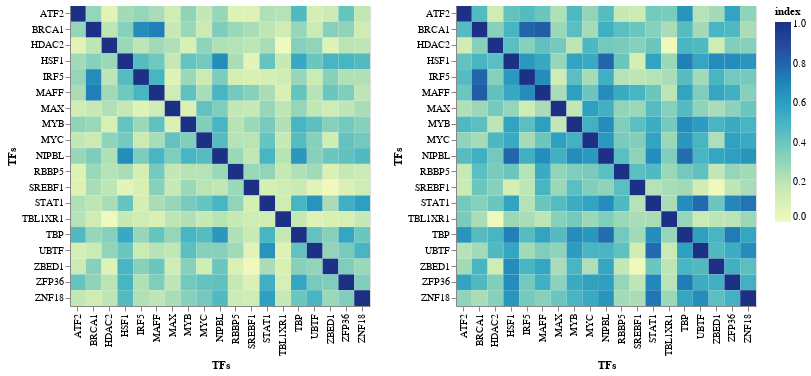

Notebook code for this chart:
### Code cell
alt.hconcat(
    alt.Chart(hm_simava.query('variable == @remap2022_TSStfs & index == @remap2022_TSStfs')).mark_rect().encode(
    alt.X('variable', title='TFs'),
    alt.Y('index', title="TFs"),
    alt.Color('value', title='index'),
    alt.Tooltip(['index', 'variable','value'])
).properties(height=300, width=300),
    alt.Chart(hm_diceava.query('variable == @remap2022_TSStfs & index == @remap2022_TSStfs')).mark_rect().encode(
    alt.X('variable', title='TFs'),
    alt.Y('index', title="TFs"),
    alt.Color('value', title='index'),
    alt.Tooltip(['index', 'variable','value'])
).properties(height=300, width=300)
)

### Figure 1 — Vega-Lite specification as saved in the notebook (floating-point values rounded to 4 significant figures; data arrays with more than 128 entries replaced by an {"elided": "..."} marker saying what was removed)
{"config": {"view": {"continuousWidth": 400, "continuousHeight": 300}}, "hconcat": [{"data": {"name": "data-a5720f55abeae720edea4b993c305d3d"}, "mark": "rect", "encoding": {"color": {"type": "quantitative", "field": "value", "title": "index"}, "tooltip": [{"type": "nominal", "field": "index"}, {"type": "nominal", "field": "variable"}, {"type": "quantitative", "field": "value"}], "x": {"type": "nominal", "field": "variable", "title": "TFs"}, "y": {"type": "nominal", "field": "index", "title": "TFs"}}, "height": 300, "width": 300}, {"data": {"name": "data-6412bf9f368dcdb3de09ec60327b16d9"}, "mark": "rect", "encoding": {"color": {"type": "quantitative", "field": "value", "title": "index"}, "tooltip": [{"type": "nominal", "field": "index"}, {"type": "nominal", "field": "variable"}, {"type": "quantitative", "field": "value"}], "x": {"type": "nominal", "field": "variable", "title": "TFs"}, "y": {"type": "nominal", "field": "index", "title": "TFs"}}, "height": 300, "width": 300}], "$schema": "https://vega.github.io/schema/vega-lite/v4.8.1.json", "datasets": {"data-a5720f55abeae720edea4b993c305d3d": {"elided": "361 records"}, "data-6412bf9f368dcdb3de09ec60327b16d9": {"elided": "361 records"}}}
